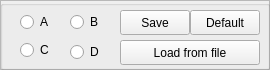
   <widget class="QFrame" name="frame_10">
    <property name="geometry">
     <rect>
      <x>830</x>
      <y>525</y>
      <width>270</width>
      <height>70</height>
     </rect>
    </property>
    <property name="frameShape">
     <enum>QFrame::Shape::StyledPanel</enum>
    </property>
    <property name="frameShadow">
     <enum>QFrame::Shadow::Raised</enum>
    </property>
    <widget class="QGroupBox" name="groupBox">
     <property name="geometry">
      <rect>
       <x>0</x>
       <y>0</y>
       <width>270</width>
       <height>70</height>
      </rect>
     </property>
     <property name="title">
      <string/>
     </property>
     <widget class="QRadioButton" name="radioButton_B">
      <property name="geometry">
       <rect>
        <x>70</x>
        <y>12</y>
        <width>40</width>
        <height>20</height>
       </rect>
      </property>
      <property name="text">
       <string>B</string>
      </property>
     </widget>
     <widget class="QRadioButton" name="radioButton_A">
      <property name="geometry">
       <rect>
        <x>20</x>
        <y>12</y>
        <width>40</width>
        <height>20</height>
       </rect>
      </property>
      <property name="text">
       <string>A</string>
      </property>
     </widget>
     <widget class="QRadioButton" name="radioButton_C">
      <property name="geometry">
       <rect>
        <x>20</x>
        <y>40</y>
        <width>40</width>
        <height>20</height>
       </rect>
      </property>
      <property name="text">
       <string>C</string>
      </property>
     </widget>
     <widget class="QPushButton" name="pushButton_para_save">
      <property name="geometry">
       <rect>
        <x>120</x>
        <y>10</y>
        <width>70</width>
        <height>25</height>
       </rect>
      </property>
      <property name="text">
       <string>Save</string>
      </property>
     </widget>
     <widget class="QPushButton" name="pushButton_para_acquiesce">
      <property name="geometry">
       <rect>
        <x>190</x>
        <y>10</y>
        <width>70</width>
        <height>25</height>
       </rect>
      </property>
      <property name="text">
       <string>Default</string>
      </property>
     </widget>
     <widget class="QPushButton" name="pushButton_para_load">
      <property name="geometry">
       <rect>
        <x>120</x>
        <y>40</y>
        <width>140</width>
        <height>25</height>
       </rect>
      </property>
      <property name="text">
       <string>Load from file</string>
      </property>
     </widget>
     <widget class="QRadioButton" name="radioButton_D">
      <property name="geometry">
       <rect>
        <x>70</x>
        <y>42</y>
        <width>40</width>
        <height>20</height>
       </rect>
      </property>
      <property name="text">
       <string>D</string>
      </property>
     </widget>
    </widget>
   </widget>
